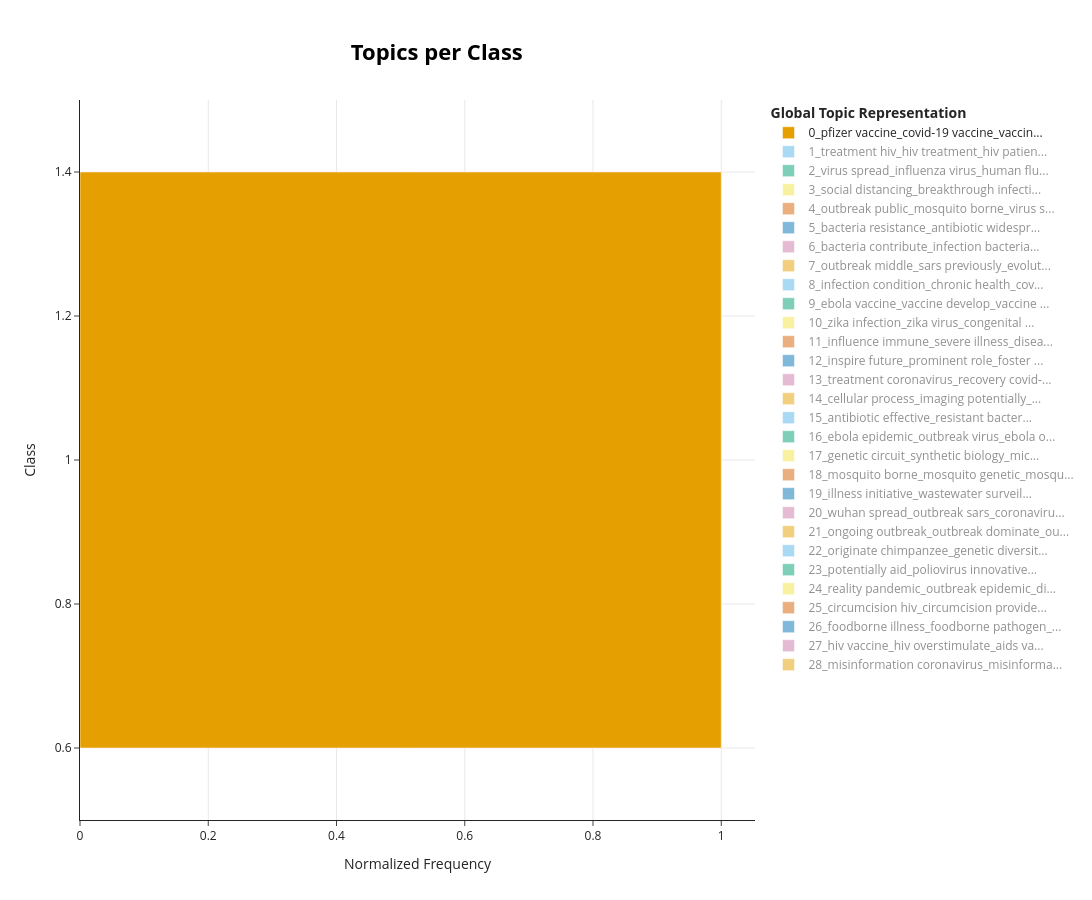

Source (notebook cell):
### Code cell
topics_per_class = model.topics_per_class(
    merge_df['text'],
    classes=merge_df[f'is_{classe}_matched']
)

selected_topics = [i for i in range(29)]

model.visualize_topics_per_class(
    topics_per_class,
    topics=selected_topics,
    normalize_frequency = True
)

### Figure 1 — Plotly figure (JSON) as saved in the notebook; plotly's stock layout.template omitted (floating-point values rounded to 4 significant figures)
{"data": [{"hoverinfo": "text", "hovertext": ["<b>Topic 0</b><br>Words: s, vaccine, vaccination, pfizer, moderna"], "marker": {"color": "#E69F00"}, "name": "0_pfizer vaccine_covid-19 vaccine_vaccin...", "orientation": "h", "type": "bar", "visible": true, "x": [1.0], "y": [1]}, {"hoverinfo": "text", "hovertext": ["<b>Topic 1</b><br>Words: heart attack, increase man, hiv increase, 82 000, difference heart", "<b>Topic 1</b><br>Words: hiv, women, antiretroviral, infections, infected"], "marker": {"color": "#56B4E9"}, "name": "1_treatment hiv_hiv treatment_hiv patien...", "orientation": "h", "type": "bar", "visible": "legendonly", "x": [0.01163, 0.9999], "y": [0, 1]}, {"hoverinfo": "text", "hovertext": ["<b>Topic 2</b><br>Words: flu, influenza, bird, bird flu, avian"], "marker": {"color": "#009E73"}, "name": "2_virus spread_influenza virus_human flu...", "orientation": "h", "type": "bar", "visible": "legendonly", "x": [1.0], "y": [1]}, {"hoverinfo": "text", "hovertext": ["<b>Topic 3</b><br>Words: omicron, vaccinated, infections, testing, s"], "marker": {"color": "#F0E442"}, "name": "3_social distancing_breakthrough infecti...", "orientation": "h", "type": "bar", "visible": "legendonly", "x": [1.0], "y": [1]}, {"hoverinfo": "text", "hovertext": ["<b>Topic 4</b><br>Words: dengue, aedes, west nile, nile, s"], "marker": {"color": "#D55E00"}, "name": "4_outbreak public_mosquito borne_virus s...", "orientation": "h", "type": "bar", "visible": "legendonly", "x": [1.0], "y": [1]}, {"hoverinfo": "text", "hovertext": ["<b>Topic 5</b><br>Words: resistance, infections, antibiotic, antibiotic resistance, microbes"], "marker": {"color": "#0072B2"}, "name": "5_bacteria resistance_antibiotic widespr...", "orientation": "h", "type": "bar", "visible": "legendonly", "x": [1.0], "y": [1]}, {"hoverinfo": "text", "hovertext": ["<b>Topic 6</b><br>Words: bacteria, infections, phage, offering, microbial"], "marker": {"color": "#CC79A7"}, "name": "6_bacteria contribute_infection bacteria...", "orientation": "h", "type": "bar", "visible": "legendonly", "x": [1.0], "y": [1]}, {"hoverinfo": "text", "hovertext": ["<b>Topic 7</b><br>Words: mers, saudi, bat, east, evidence"], "marker": {"color": "#E69F00"}, "name": "7_outbreak middle_sars previously_evolut...", "orientation": "h", "type": "bar", "visible": "legendonly", "x": [1.0], "y": [1]}, {"hoverinfo": "text", "hovertext": ["<b>Topic 8</b><br>Words: covid, long covid, brain, diabetes, long"], "marker": {"color": "#56B4E9"}, "name": "8_infection condition_chronic health_cov...", "orientation": "h", "type": "bar", "visible": "legendonly", "x": [1.0], "y": [1]}, {"hoverinfo": "text", "hovertext": ["<b>Topic 9</b><br>Words: mice, ebola, tested, vaccine, experimental"], "marker": {"color": "#009E73"}, "name": "9_ebola vaccine_vaccine develop_vaccine ...", "orientation": "h", "type": "bar", "visible": "legendonly", "x": [1.0], "y": [1]}, {"hoverinfo": "text", "hovertext": ["<b>Topic 10</b><br>Words: microcephaly, zika, birth, zika virus, brazil"], "marker": {"color": "#F0E442"}, "name": "10_zika infection_zika virus_congenital ...", "orientation": "h", "type": "bar", "visible": "legendonly", "x": [1.0], "y": [1]}, {"hoverinfo": "text", "hovertext": ["<b>Topic 11</b><br>Words: infections, immune, vitamin, severe, mice"], "marker": {"color": "#D55E00"}, "name": "11_influence immune_severe illness_disea...", "orientation": "h", "type": "bar", "visible": "legendonly", "x": [1.0], "y": [1]}, {"hoverinfo": "text", "hovertext": ["<b>Topic 12</b><br>Words: budget, billion, r d, r, d", "<b>Topic 12</b><br>Words: space, magazine, gravitational, exploration, education"], "marker": {"color": "#0072B2"}, "name": "12_inspire future_prominent role_foster ...", "orientation": "h", "type": "bar", "visible": "legendonly", "x": [0.03997, 0.9992], "y": [0, 1]}, {"hoverinfo": "text", "hovertext": ["<b>Topic 13</b><br>Words: remdesivir, dexamethasone, covid-19, antiviral, preliminary"], "marker": {"color": "#CC79A7"}, "name": "13_treatment coronavirus_recovery covid-...", "orientation": "h", "type": "bar", "visible": "legendonly", "x": [1.0], "y": [1]}, {"hoverinfo": "text", "hovertext": ["<b>Topic 14</b><br>Words: prize, nobel, saliva, spit, nobel prize"], "marker": {"color": "#E69F00"}, "name": "14_cellular process_imaging potentially_...", "orientation": "h", "type": "bar", "visible": "legendonly", "x": [1.0], "y": [1]}, {"hoverinfo": "text", "hovertext": ["<b>Topic 15</b><br>Words: offering, honey, mrsa, bacterial, compound"], "marker": {"color": "#56B4E9"}, "name": "15_antibiotic effective_resistant bacter...", "orientation": "h", "type": "bar", "visible": "legendonly", "x": [1.0], "y": [1]}, {"hoverinfo": "text", "hovertext": ["<b>Topic 16</b><br>Words: ebola, guinea, sierra leone, leone, sierra"], "marker": {"color": "#009E73"}, "name": "16_ebola epidemic_outbreak virus_ebola o...", "orientation": "h", "type": "bar", "visible": "legendonly", "x": [1.0], "y": [1]}, {"hoverinfo": "text", "hovertext": ["<b>Topic 17</b><br>Words: radius, gps, gps navigation, president clinton, monday 7", "<b>Topic 17</b><br>Words: synthetic, materials, microbes, synthetic biology, biology"], "marker": {"color": "#F0E442"}, "name": "17_genetic circuit_synthetic biology_mic...", "orientation": "h", "type": "bar", "visible": "legendonly", "x": [0.05547, 0.9985], "y": [0, 1]}, {"hoverinfo": "text", "hovertext": ["<b>Topic 18</b><br>Words: ability detect, detect human, sensory, ir8a, gene drive", "<b>Topic 18</b><br>Words: mosquito, florida, sterile, wolbachia bacteria, dengue"], "marker": {"color": "#D55E00"}, "name": "18_mosquito borne_mosquito genetic_mosqu...", "orientation": "h", "type": "bar", "visible": "legendonly", "x": [0.359, 0.9333], "y": [0, 1]}, {"hoverinfo": "text", "hovertext": ["<b>Topic 19</b><br>Words: species, 47, 47 000, 000 vertebrate, nearly 47", "<b>Topic 19</b><br>Words: wastewater, offering, tracking, conservation, surveillance"], "marker": {"color": "#0072B2"}, "name": "19_illness initiative_wastewater surveil...", "orientation": "h", "type": "bar", "visible": "legendonly", "x": [0.06238, 0.9981], "y": [0, 1]}, {"hoverinfo": "text", "hovertext": ["<b>Topic 20</b><br>Words: china, new coronavirus, coronavirus, 17, novel coronavirus"], "marker": {"color": "#CC79A7"}, "name": "20_wuhan spread_outbreak sars_coronaviru...", "orientation": "h", "type": "bar", "visible": "legendonly", "x": [1.0], "y": [1]}, {"hoverinfo": "text", "hovertext": ["<b>Topic 21</b><br>Words: vaccination, elimination, s, states, outbreak"], "marker": {"color": "#E69F00"}, "name": "21_ongoing outbreak_outbreak dominate_ou...", "orientation": "h", "type": "bar", "visible": "legendonly", "x": [1.0], "y": [1]}, {"hoverinfo": "text", "hovertext": ["<b>Topic 22</b><br>Words: siv, primate, theory, polio vaccine, simian"], "marker": {"color": "#56B4E9"}, "name": "22_originate chimpanzee_genetic diversit...", "orientation": "h", "type": "bar", "visible": "legendonly", "x": [1.0], "y": [1]}, {"hoverinfo": "text", "hovertext": ["<b>Topic 23</b><br>Words: poliovirus, gene therapy, therapy, vogt, leukemia"], "marker": {"color": "#009E73"}, "name": "23_potentially aid_poliovirus innovative...", "orientation": "h", "type": "bar", "visible": "legendonly", "x": [1.0], "y": [1]}, {"hoverinfo": "text", "hovertext": ["<b>Topic 24</b><br>Words: plague, quammen, book, pandemic, journey"], "marker": {"color": "#F0E442"}, "name": "24_reality pandemic_outbreak epidemic_di...", "orientation": "h", "type": "bar", "visible": "legendonly", "x": [1.0], "y": [1]}, {"hoverinfo": "text", "hovertext": ["<b>Topic 25</b><br>Words: circumcision, male circumcision, male, hiv, uncircumcised"], "marker": {"color": "#D55E00"}, "name": "25_circumcision hiv_circumcision provide...", "orientation": "h", "type": "bar", "visible": "legendonly", "x": [1.0], "y": [1]}, {"hoverinfo": "text", "hovertext": ["<b>Topic 26</b><br>Words: cooking lead, bacteria hide, skin sensitivity, green tea, lead formation", "<b>Topic 26</b><br>Words: garlic, spinach, salmonella, foodborne, cooked garlic"], "marker": {"color": "#0072B2"}, "name": "26_foodborne illness_foodborne pathogen_...", "orientation": "h", "type": "bar", "visible": "legendonly", "x": [0.0995, 0.995], "y": [0, 1]}, {"hoverinfo": "text", "hovertext": ["<b>Topic 27</b><br>Words: infections, hiv vaccine, aav, aids vaccine, african trial"], "marker": {"color": "#CC79A7"}, "name": "27_hiv vaccine_hiv overstimulate_aids va...", "orientation": "h", "type": "bar", "visible": "legendonly", "x": [1.0], "y": [1]}, {"hoverinfo": "text", "hovertext": ["<b>Topic 28</b><br>Words: misinformation, information, false, data, ophir"], "marker": {"color": "#E69F00"}, "name": "28_misinformation coronavirus_misinforma...", "orientation": "h", "type": "bar", "visible": "legendonly", "x": [1.0], "y": [1]}], "layout": {"height": 900, "hoverlabel": {"bgcolor": "white", "font": {"family": "Rockwell", "size": 16}}, "legend": {"title": {"text": "<b>Global Topic Representation"}}, "title": {"font": {"color": "Black", "size": 22}, "text": "<b>Topics per Class</b>", "x": 0.4, "xanchor": "center", "y": 0.95, "yanchor": "top"}, "width": 1250, "xaxis": {"showgrid": true, "title": {"text": "Normalized Frequency"}}, "yaxis": {"showgrid": true, "title": {"text": "Class"}}}}
